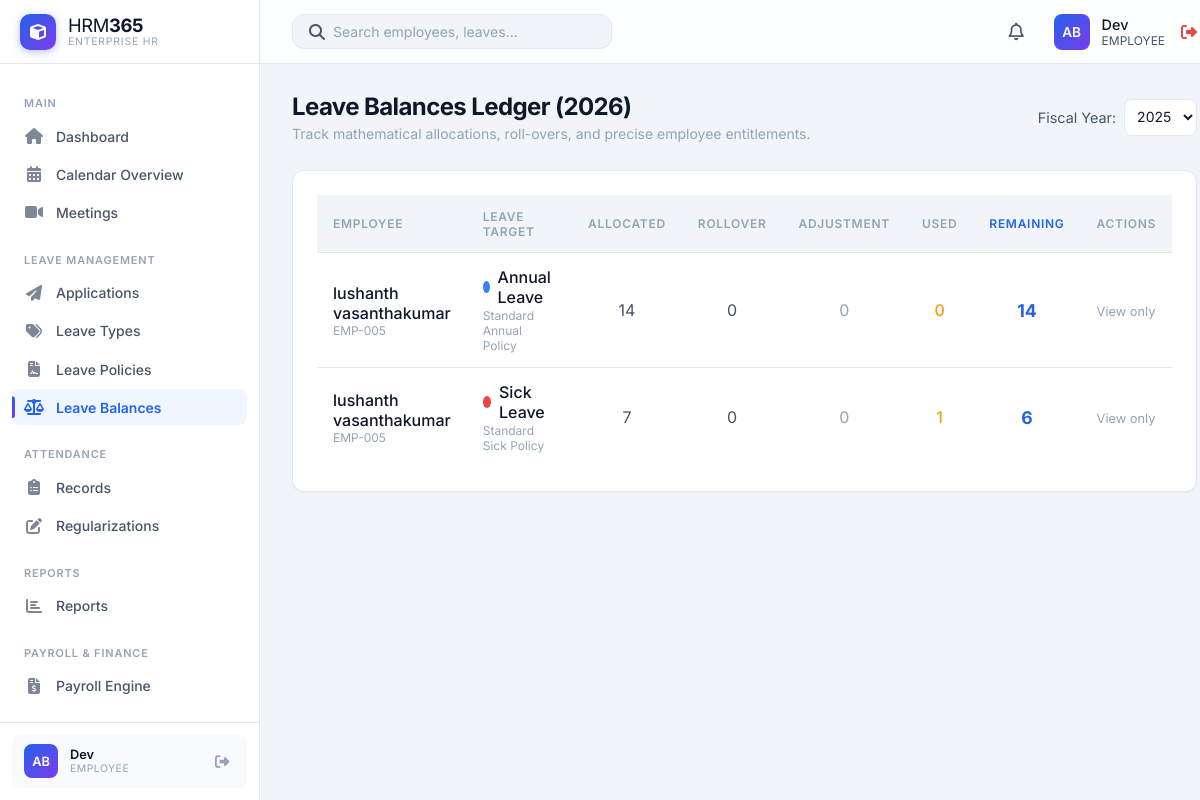
The app's page /HRM365/modules/leave_balances/index.php (signed in), older data.
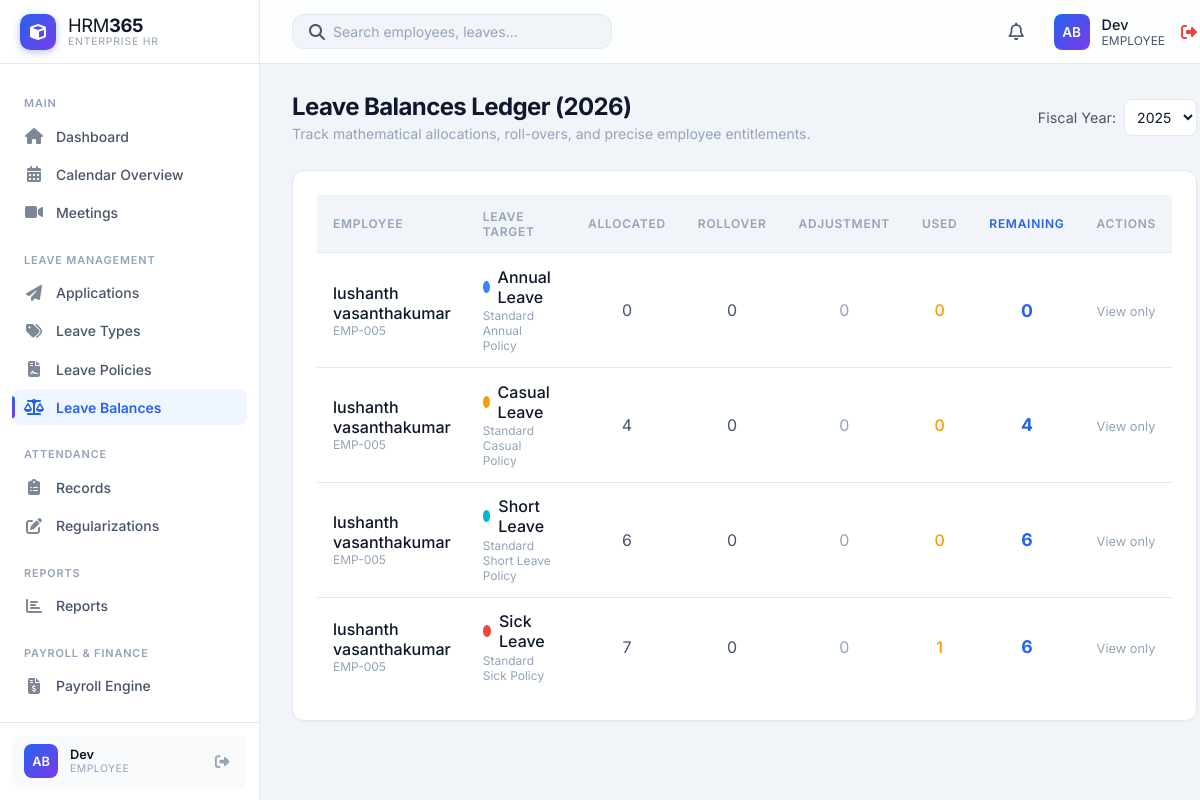
The same page, newer data.
### tables this page shows
CREATE TABLE `leave_balances` (
  `id` int(11) NOT NULL,
  `employee_id` int(11) NOT NULL,
  `leave_type_id` int(11) NOT NULL,
  `leave_policy_id` int(11) DEFAULT NULL,
  `year` int(11) NOT NULL,
  `allocated_days` decimal(5,2) DEFAULT 0.00,
  `used_days` decimal(5,2) DEFAULT 0.00,
  `carried_forward` decimal(5,2) DEFAULT 0.00,
  `manual_adjustment` decimal(5,2) DEFAULT 0.00,
  `adjustment_reason` text DEFAULT NULL,
  `created_at` timestamp NOT NULL DEFAULT current_timestamp(),
  `updated_at` timestamp NOT NULL DEFAULT current_timestamp() ON UPDATE current_timestamp()
);

CREATE TABLE `employees` (
  `id` int(11) NOT NULL,
  `employee_code` varchar(20) NOT NULL,
  `first_name` varchar(50) NOT NULL,
  `last_name` varchar(50) NOT NULL,
  `email` varchar(100) NOT NULL,
  `phone` varchar(20) DEFAULT NULL,
  `department` varchar(50) DEFAULT NULL,
  `designation` varchar(50) DEFAULT NULL,
  `status` enum('Active','On Leave','Terminated') DEFAULT 'Active',
  `biometric_user_id` varchar(50) DEFAULT NULL,
  `hire_date` date DEFAULT NULL,
  `created_at` timestamp NOT NULL DEFAULT current_timestamp(),
  `updated_at` timestamp NOT NULL DEFAULT current_timestamp() ON UPDATE current_timestamp(),
  `date_of_birth` date DEFAULT NULL,
  `gender` enum('Male','Female','Other') DEFAULT NULL,
  `address` text DEFAULT NULL,
  `branch_id` int(11) DEFAULT NULL,
  `employment_type` enum('Full-time','Part-time','Contract') DEFAULT NULL,
  `base_salary` decimal(10,2) DEFAULT NULL,
  `profile_photo` varchar(255) DEFAULT NULL,
  `shift_id` int(11) DEFAULT NULL,
  `attendance_policy_id` int(11) DEFAULT NULL
);

CREATE TABLE `leave_types` (
  `id` int(11) NOT NULL,
  `name` varchar(100) NOT NULL,
  `description` text DEFAULT NULL,
  `max_days_per_year` int(11) DEFAULT 0,
  `is_paid` tinyint(1) DEFAULT 1,
  `color` varchar(20) DEFAULT '#3b82f6',
  `status` enum('Active','Inactive') DEFAULT 'Active',
  `created_at` timestamp NOT NULL DEFAULT current_timestamp()
);

CREATE TABLE `leave_policies` (
  `id` int(11) NOT NULL,
  `name` varchar(100) NOT NULL,
  `description` text DEFAULT NULL,
  `leave_type_id` int(11) NOT NULL,
  `accrual_type` enum('Monthly','Quarterly','Yearly','Fixed allocation') NOT NULL,
  `accrual_rate` decimal(5,2) NOT NULL,
  `carry_forward_limit` int(11) DEFAULT 0,
  `min_days_per_application` decimal(5,2) DEFAULT 1.00,
  `max_days_per_application` decimal(5,2) DEFAULT 365.00,
  `status` enum('Active','Inactive') DEFAULT 'Active',
  `created_at` timestamp NOT NULL DEFAULT current_timestamp(),
  `updated_at` timestamp NOT NULL DEFAULT current_timestamp() ON UPDATE current_timestamp()
);

### HRM365/includes/auth.php (called while the page is built, shortened)
<?php
require_once __DIR__ . '/db.php';
$currentUser = [
    'id' => $_SESSION['user_id'],
    'username' => $_SESSION['username'],
    'role' => $_SESSION['role'] ?? 'employee',
    'employee_id' => $_SESSION['employee_id'] ?? null,
    'department' => null
];
$userStmt = $pdo->prepare("SELECT username, role, full_name, employee_id, department FROM users WHERE id = ? AND status = 'Active'");
$userStmt->execute([$currentUser['id']]);
$freshUser = $userStmt->fetch();
$currentUser['username'] = $freshUser['username'];
$currentUser['role'] = $freshUser['role'];
$currentUser['employee_id'] = $freshUser['employee_id'];
$currentUser['department'] = $freshUser['department'];
if ($currentUser['employee_id']) {
    $authStmt = $pdo->prepare("SELECT department FROM employees WHERE id = ?");
    $authStmt->execute([$currentUser['employee_id']]);
    $authEmp = $authStmt->fetch();
    if ($authEmp) {
        $currentUser['department'] = $authEmp['department'];
    }
}
?>

### HRM365/includes/leave_math.php (called while the page is built, shortened)
<?php
function format_leave_days(float $days): string
{
    return (string) intval(round($days, 0));
}

### HRM365/modules/leave_balances/index.php (the view, shortened to what the changed rows need)
<?php
require_once '../../includes/db.php';
require_once '../../includes/auth.php';
require_once '../../includes/leave_math.php';
$year_filter = isset($_GET['year']) ? intval($_GET['year']) : date('Y');
$scopeSql = '';
$scopeParams = [];
if ($currentUser['role'] === 'employee') {
    $scopeSql = ' AND e.id = ?';
    $scopeParams[] = intval($currentUser['employee_id'] ?? 0);
} elseif ($currentUser['role'] === 'manager') {
    $scopeSql = ' AND e.department = ?';
    $scopeParams[] = $currentUser['department'] ?? '';
}
$stmt = $pdo->prepare("
    SELECT
        b.*,
        e.first_name, e.last_name, e.employee_code,
        t.name as leave_type_name, t.color,
        p.name as policy_name
    FROM leave_balances b
    JOIN employees e ON b.employee_id = e.id
    JOIN leave_types t ON b.leave_type_id = t.id
    LEFT JOIN leave_policies p ON b.leave_policy_id = p.id
    WHERE b.year = ?
    {$scopeSql}
    ORDER BY e.first_name ASC, t.name ASC
");
$stmt->execute(array_merge([$year_filter], $scopeParams));
$balances = $stmt->fetchAll();
include '../../includes/header.php';
?>
<div class="page-header">
    <div>
        <h1 class="page-title">Leave Balances Ledger (<?php echo $year_filter; ?>)</h1>
    </div>
</div>
<div class="card">
    <div class="table-container">
        <table class="table">
            <thead>
                <tr>
                    <th>Employee</th>
                    <th>Leave Target</th>
                    <th style="text-align: center;">Allocated</th>
                    <th style="text-align: center;">Rollover</th>
                    <th style="text-align: center;">Adjustment</th>
                    <th style="text-align: center;">Used</th>
                    <th style="text-align: center; color: var(--accent-primary);">Remaining</th>
                    <th>Actions</th>
                </tr>
            </thead>
            <tbody>
                <?php foreach ($balances as $b):
                    $total_allocated = round(floatval($b['allocated_days']) + floatval($b['carried_forward']) + floatval($b['manual_adjustment']), 0);
                    $remaining = $total_allocated - floatval($b['used_days']);
                ?>
                <tr>
                    <td>
                        <div style="font-weight: 500; color: var(--text-primary);"><?php echo htmlspecialchars($b['first_name'] . ' ' . $b['last_name']); ?></div>
                        <div style="font-size: 0.75rem; color: var(--text-muted);"><?php echo htmlspecialchars($b['employee_code']); ?></div>
                    </td>
                    <td>
                        <div style="display: flex; align-items: center; gap: 0.5rem;">
                            <div style="width: 12px; height: 12px; border-radius: 50%; background-color: <?php echo htmlspecialchars($b['color']); ?>;"></div>
                            <span style="font-weight: 500;"><?php echo htmlspecialchars($b['leave_type_name']); ?></span>
                        </div>
                        <?php if ($b['policy_name']): ?>
                            <div style="font-size: 0.75rem; color: var(--text-muted); margin-top: 0.1rem;"><?php echo htmlspecialchars($b['policy_name']); ?></div>
                        <?php endif; ?>
                    </td>
                    <td style="text-align: center; color: var(--text-secondary);"><?php echo htmlspecialchars(format_leave_days(floatval($b['allocated_days']))); ?></td>
                    <td style="text-align: center; color: var(--text-secondary);"><?php echo htmlspecialchars(format_leave_days(floatval($b['carried_forward']))); ?></td>
                    <td style="text-align: center;">
                        <?php if (floatval($b['manual_adjustment']) > 0): ?>
                            <span style="color: var(--accent-success); font-weight: 600;">+<?php echo htmlspecialchars(format_leave_days(floatval($b['manual_adjustment']))); ?></span>
                        <?php elseif (floatval($b['manual_adjustment']) < 0): ?>
                            <span style="color: var(--accent-danger); font-weight: 600;"><?php echo htmlspecialchars(format_leave_days(floatval($b['manual_adjustment']))); ?></span>
                        <?php else: ?>
                            <span style="color: var(--text-muted);">0</span>
                        <?php endif; ?>
                    </td>
                    <td style="text-align: center; color: var(--accent-warning); font-weight: 500;"><?php echo htmlspecialchars(format_leave_days(floatval($b['used_days']))); ?></td>
                    <td style="text-align: center; color: var(--accent-primary); font-weight: 700; font-size: 1.1rem;">
                        <?php echo htmlspecialchars(format_leave_days($remaining)); ?>
                    </td>
                    <td>
                        <?php if (in_array($currentUser['role'], ['admin', 'HR'])): ?>
                            <a href="adjust.php?id=<?php echo $b['id']; ?>" class="action-btn" title="Manual Adjustment" style="color: var(--text-primary); text-decoration: none;">
                                <i class="fas fa-balance-scale"></i>
                            </a>
                        <?php else: ?>
                            <span style="color: var(--text-muted); font-size: 0.8rem;">View only</span>
                        <?php endif; ?>
                    </td>
                </tr>
                <?php endforeach; ?>
            </tbody>
        </table>
    </div>
</div>
<?php include '../../includes/footer.php'; ?>

Row changes from the older to the newer data that the page shows:
changed leave_balances "Annual Leave": allocated_days "14" → "0"; format_leave_days($remaining) "14" → "0"
added leave_balances: employee.last_name "lushanth vasanthakumar", employee.employee_code "EMP-005", leave_type.name "Casual Leave", leave_policy.name "Standard Casual Policy", allocated_days "4", carried_forward "0", used_days "0", format_leave_days($remaining) "4"
added leave_balances: employee.last_name "lushanth vasanthakumar", employee.employee_code "EMP-005", leave_type.name "Short Leave", leave_policy.name "Standard Short Leave Policy", allocated_days "6", carried_forward "0", used_days "0", format_leave_days($remaining) "6"
